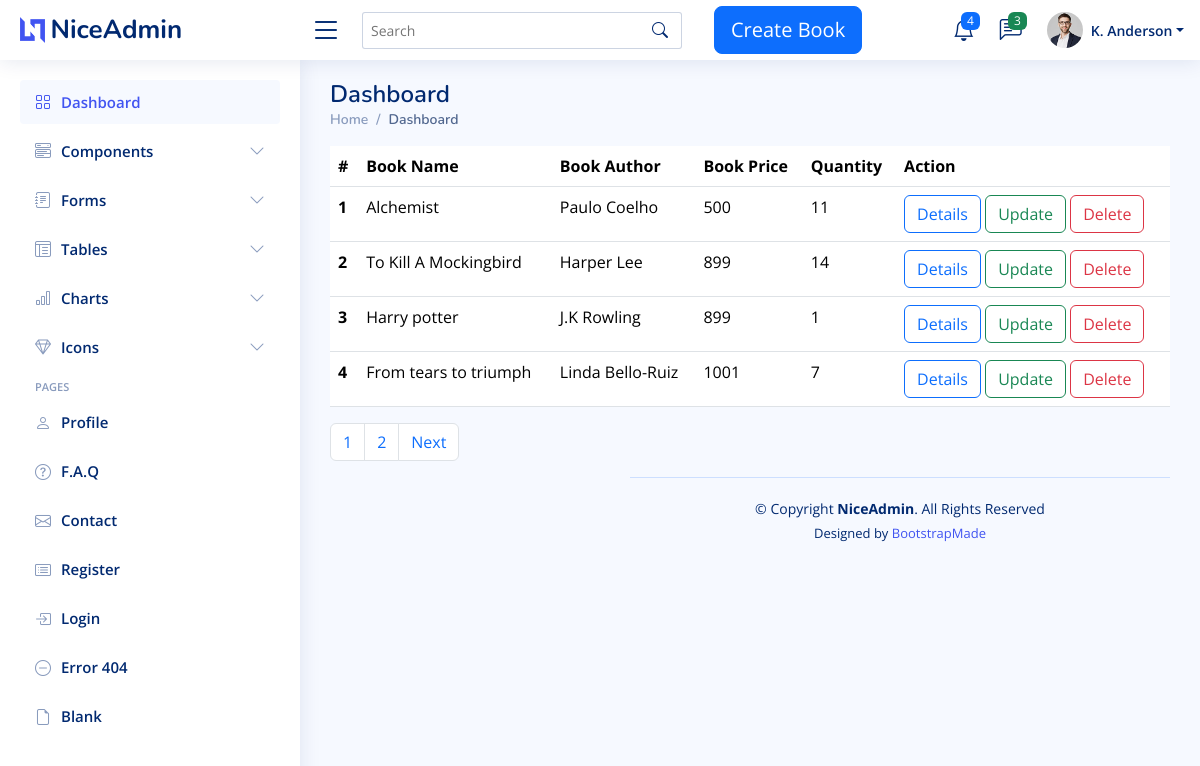
The app's page /adminview/ with its own data.
### my_app/models.py (models this page shows, shortened)
class book(models.Model):
    title=models.CharField(max_length=200,null=True)
    price=models.IntegerField(null=True)
    image=models.ImageField(upload_to='book_media')
    quantity = models.IntegerField()
    author = models.ForeignKey(Author,on_delete=models.CASCADE)

class Author(models.Model):
    name=models.CharField(max_length=200,null=True)
    def __str__(self):
        return '{}'.format(self.name)

### my_app/views.py (the view)
# urls.py: path("adminview/",views.listbook,name='booklist'),
def listbook(request):
    Books=book.objects.all()
    paginator = Paginator(Books,4)
    page_number = request.GET.get('page')
    try:
        page = paginator.get_page(page_number)
    except EmptyPage:
        page = paginator.page(page_number.num_pages)
    return render(request,'listbook.html',{'books':Books,'page':page})

### templates/listbook.html (shortened to what this page needs)
{% extends 'base.html' %}
{% load static %}
{% block content %}
    <table class="table">
        <thead>
          <tr>
            <th scope="col">#</th>
            <th scope="col">Book Name</th>
            <th scope="col">Book Author</th>
            <th scope="col">Book Price</th>
            <th scope="col">Quantity</th>
            <th scope="col">Action</th>
          </tr>
        </thead>
        <tbody>
            {% for Book in page %}
          <tr>
                <th scope="row">{{forloop.counter}}</th>
                <td>{{ Book.title}}</td>
                <td>{{ Book.author}}</td>
                <td>{{ Book.price}}</td>
                <td>{{ Book.quantity}}</td>
                <td>
                    <a href="{% url 'details' Book.id %}" class="btn btn-outline-primary">Details</a>
                    <a href="{% url 'update' Book.id %}" class="btn btn-outline-success">Update</a>
                    <a href="{% url 'delete' Book.id %}" class="btn btn-outline-danger">Delete</a>
                </td>
          </tr>
          {% endfor %}
        </tbody>
      </table>
      <nav aria-label="Page navigation example">
        <ul class="pagination">
          {% for num in page.paginator.page_range %}
          <li class="page-item {% if page.number == num %}activate{% endif %}">
          <a class="page-link" href="?page={{ num }}">{{num}}</a></li>
          {% endfor %}
          {% if page.has_next %}
          <li class="page-item"><a class="page-link" href="?page={{ page.next_page_number  }}">Next</a></li>
          {% endif %}
        </ul>
      </nav>
      {% endblock %}

### templates/base.html (shortened to what this page needs)
<!DOCTYPE html>
{% load static %}
<html lang="en">
<head>
  <link href="{% static 'assets/vendor/bootstrap/css/bootstrap.min.css' %}" rel="stylesheet">
  <link href="{% static 'assets/vendor/bootstrap-icons/bootstrap-icons.css' %}" rel="stylesheet">
  <link href="{% static 'assets/vendor/boxicons/css/boxicons.min.css' %}" rel="stylesheet">
  <link href="{% static 'assets/vendor/quill/quill.snow.css' %}" rel="stylesheet">
  <link href="{% static 'assets/vendor/quill/quill.bubble.css' %}" rel="stylesheet">
  <link href="{% static 'assets/vendor/remixicon/remixicon.css' %}" rel="stylesheet">
  <link href="{% static 'assets/vendor/simple-datatables/style.css' %}" rel="stylesheet">
  <link href="{% static 'assets/css/style.css' %}" rel="stylesheet">
</head>
<body>
  <header id="header" class="header fixed-top d-flex align-items-center">
    <div class="d-flex align-items-center justify-content-between">
      <a href="index.html" class="logo d-flex align-items-center">
        <img src="{% static 'assets/img/logo.png' %}" alt="">
        <span class="d-none d-lg-block">NiceAdmin</span>
      </a>
      <i class="bi bi-list toggle-sidebar-btn"></i>
    </div>
    <div class="search-bar">
      <form class="search-form d-flex align-items-center" method="get" action="{% url 'search' %}">
        <input type="text" name="q" placeholder="Search" title="Enter search keyword">
        <button type="submit" title="Search"><i class="bi bi-search"></i></button>
      </form>
    </div>
    <div class="container">
      <a href="{% url 'createbook' %}" type="button" class="btn btn-primary btn-lg">Create Book</a>
    </div>
    <nav class="header-nav ms-auto">
      <ul class="d-flex align-items-center">
        <li class="nav-item dropdown">
          <a class="nav-link nav-icon" href="#" data-bs-toggle="dropdown">
            <i class="bi bi-bell"></i>
            <span class="badge bg-primary badge-number">4</span>
          </a>
        </li>
        <li class="nav-item dropdown">
          <a class="nav-link nav-icon" href="#" data-bs-toggle="dropdown">
            <i class="bi bi-chat-left-text"></i>
            <span class="badge bg-success badge-number">3</span>
          </a>
        </li>
        <li class="nav-item dropdown pe-3">
          <a class="nav-link nav-profile d-flex align-items-center pe-0" href="#" data-bs-toggle="dropdown">
            <img src="{% static 'assets/img/profile-img.jpg' %}" alt="Profile" class="rounded-circle">
            <span class="d-none d-md-block dropdown-toggle ps-2">K. Anderson</span>
          </a>
        </li>
      </ul>
    </nav>
  </header>
  <aside id="sidebar" class="sidebar">
    <ul class="sidebar-nav" id="sidebar-nav">
      <li class="nav-item">
        <a class="nav-link " href="{% url 'booklist' %}">
          <i class="bi bi-grid"></i>
          <span>Dashboard</span>
        </a>
      </li>
      <li class="nav-item">
        <a class="nav-link collapsed" data-bs-target="#components-nav" data-bs-toggle="collapse" href="#">
          <i class="bi bi-menu-button-wide"></i><span>Components</span><i class="bi bi-chevron-down ms-auto"></i>
        </a>
      </li>
      <li class="nav-item">
        <a class="nav-link collapsed" data-bs-target="#forms-nav" data-bs-toggle="collapse" href="#">
          <i class="bi bi-journal-text"></i><span>Forms</span><i class="bi bi-chevron-down ms-auto"></i>
        </a>
      </li>
      <li class="nav-item">
        <a class="nav-link collapsed" data-bs-target="#tables-nav" data-bs-toggle="collapse" href="#">
          <i class="bi bi-layout-text-window-reverse"></i><span>Tables</span><i class="bi bi-chevron-down ms-auto"></i>
        </a>
      </li>
      <li class="nav-item">
        <a class="nav-link collapsed" data-bs-target="#charts-nav" data-bs-toggle="collapse" href="#">
          <i class="bi bi-bar-chart"></i><span>Charts</span><i class="bi bi-chevron-down ms-auto"></i>
        </a>
      </li>
      <li class="nav-item">
        <a class="nav-link collapsed" data-bs-target="#icons-nav" data-bs-toggle="collapse" href="#">
          <i class="bi bi-gem"></i><span>Icons</span><i class="bi bi-chevron-down ms-auto"></i>
        </a>
      </li>
      <li class="nav-heading">Pages</li>
      <li class="nav-item">
        <a class="nav-link collapsed" href="users-profile.html">
          <i class="bi bi-person"></i>
          <span>Profile</span>
        </a>
      </li>
      <li class="nav-item">
        <a class="nav-link collapsed" href="pages-faq.html">
          <i class="bi bi-question-circle"></i>
          <span>F.A.Q</span>
        </a>
      </li>
      <li class="nav-item">
        <a class="nav-link collapsed" href="pages-contact.html">
          <i class="bi bi-envelope"></i>
          <span>Contact</span>
        </a>
      </li>
      <li class="nav-item">
        <a class="nav-link collapsed" href="pages-register.html">
          <i class="bi bi-card-list"></i>
          <span>Register</span>
        </a>
      </li>
      <li class="nav-item">
        <a class="nav-link collapsed" href="pages-login.html">
          <i class="bi bi-box-arrow-in-right"></i>
          <span>Login</span>
        </a>
      </li>
      <li class="nav-item">
        <a class="nav-link collapsed" href="pages-error-404.html">
          <i class="bi bi-dash-circle"></i>
          <span>Error 404</span>
        </a>
      </li>
      <li class="nav-item">
        <a class="nav-link collapsed" href="pages-blank.html">
          <i class="bi bi-file-earmark"></i>
          <span>Blank</span>
        </a>
      </li>
    </ul>
  </aside>
  <main id="main" class="main">
    <div class="pagetitle">
      <h1>Dashboard</h1>
      <nav>
        <ol class="breadcrumb">
          <li class="breadcrumb-item"><a href="index.html">Home</a></li>
          <li class="breadcrumb-item active">Dashboard</li>
        </ol>
      </nav>
    </div>
{% block content %}
{% endblock %}
  <footer id="footer" class="footer">
    <div class="copyright">
      &copy; Copyright <strong><span>NiceAdmin</span></strong>. All Rights Reserved
    </div>
    <div class="credits">
      Designed by <a href="https://bootstrapmade.com/">BootstrapMade</a>
    </div>
  </footer>
</body>
</html>

### static/assets/css/style.css (style rules this page uses)
:root { scroll-behavior: smooth; }
body { font-family: "Open Sans", sans-serif; background: #f6f9ff; color: #444444; }
a { color: #4154f1; text-decoration: none; }
h1, h2, h3, h4, h5, h6 { font-family: "Nunito", sans-serif; }
#main { margin-top: 60px; padding: 20px 30px; transition: all 0.3s; }
.pagetitle { margin-bottom: 10px; }
.pagetitle h1 { font-size: 24px; margin-bottom: 0; font-weight: 600; color: #012970; }
.breadcrumb { font-size: 14px; font-family: "Nunito", sans-serif; color: #899bbd; font-weight: 600; }
.breadcrumb a { color: #899bbd; transition: 0.3s; }
.breadcrumb .breadcrumb-item::before { color: #899bbd; }
.breadcrumb .active { color: #51678f; font-weight: 600; }
.logo { line-height: 1; }
@media (min-width: 1200px) { .logo { width: 280px; } }
.logo img { max-height: 26px; margin-right: 6px; }
.logo span { font-size: 26px; font-weight: 700; color: #012970; font-family: "Nunito", sans-serif; }
.header { transition: all 0.5s; z-index: 997; height: 60px; box-shadow: 0px 2px 20px rgba(1, 41, 112, 0.1); background-color: #fff; padding-left: 20px; }
.header .toggle-sidebar-btn { font-size: 32px; padding-left: 10px; cursor: pointer; color: #012970; }
.header .search-bar { min-width: 360px; padding: 0 20px; }
.header .search-form { width: 100%; }
.header .search-form input { border: 0; font-size: 14px; color: #012970; border: 1px solid rgba(1, 41, 112, 0.2); padding: 7px 38px 7px 8px; border-radius: 3px; transition: 0.3s; width: 100%; }
.header .search-form button { border: 0; padding: 0; margin-left: -30px; background: none; }
.header .search-form button i { color: #012970; }
.header-nav ul { list-style: none; }
.header-nav>ul { margin: 0; padding: 0; }
.header-nav .nav-icon { font-size: 22px; color: #012970; margin-right: 25px; position: relative; }
.header-nav .nav-profile { color: #012970; }
.header-nav .nav-profile img { max-height: 36px; }
.header-nav .nav-profile span { font-size: 14px; font-weight: 600; }
.header-nav .badge-number { position: absolute; inset: -2px -5px auto auto; font-weight: normal; font-size: 12px; padding: 3px 6px; }
.sidebar { position: fixed; top: 60px; left: 0; bottom: 0; width: 300px; z-index: 996; transition: all 0.3s; padding: 20px; overflow-y: auto; scrollbar-width: thin; scrollbar-color: #aab7cf transparent; box-shadow: 0px 0px 20px rgba(1, 41, 112, 0.1); background-color: #fff; }
@media (min-width: 1200px) { #main, #footer { margin-left: 300px; } }
.sidebar-nav { padding: 0; margin: 0; list-style: none; }
.sidebar-nav li { padding: 0; margin: 0; list-style: none; }
.sidebar-nav .nav-item { margin-bottom: 5px; }
.sidebar-nav .nav-heading { font-size: 11px; text-transform: uppercase; color: #899bbd; font-weight: 600; margin: 10px 0 5px 15px; }
.sidebar-nav .nav-link { display: flex; align-items: center; font-size: 15px; font-weight: 600; color: #4154f1; transition: 0.3; background: #f6f9ff; padding: 10px 15px; border-radius: 4px; }
.sidebar-nav .nav-link i { font-size: 16px; margin-right: 10px; color: #4154f1; }
.sidebar-nav .nav-link.collapsed { color: #012970; background: #fff; }
.sidebar-nav .nav-link.collapsed i { color: #899bbd; }
.sidebar-nav .nav-link .bi-chevron-down { margin-right: 0; transition: transform 0.2s ease-in-out; }
.footer { padding: 20px 0; font-size: 14px; transition: all 0.3s; border-top: 1px solid #cddfff; }
.footer .copyright { text-align: center; color: #012970; }
.footer .credits { padding-top: 5px; text-align: center; font-size: 13px; color: #012970; }

### records on screen
book: title "Alchemist", author "Paulo Coelho", price "500", quantity "11"
book: title "To Kill A Mockingbird", author "Harper Lee", price "899", quantity "14"
book: title "Harry potter", author "J.K Rowling", price "899", quantity "1"
book: title "From tears to triumph", author "Linda Bello-Ruiz", price "1001", quantity "7"

### other values on screen
{{ num }} "1" "2"
